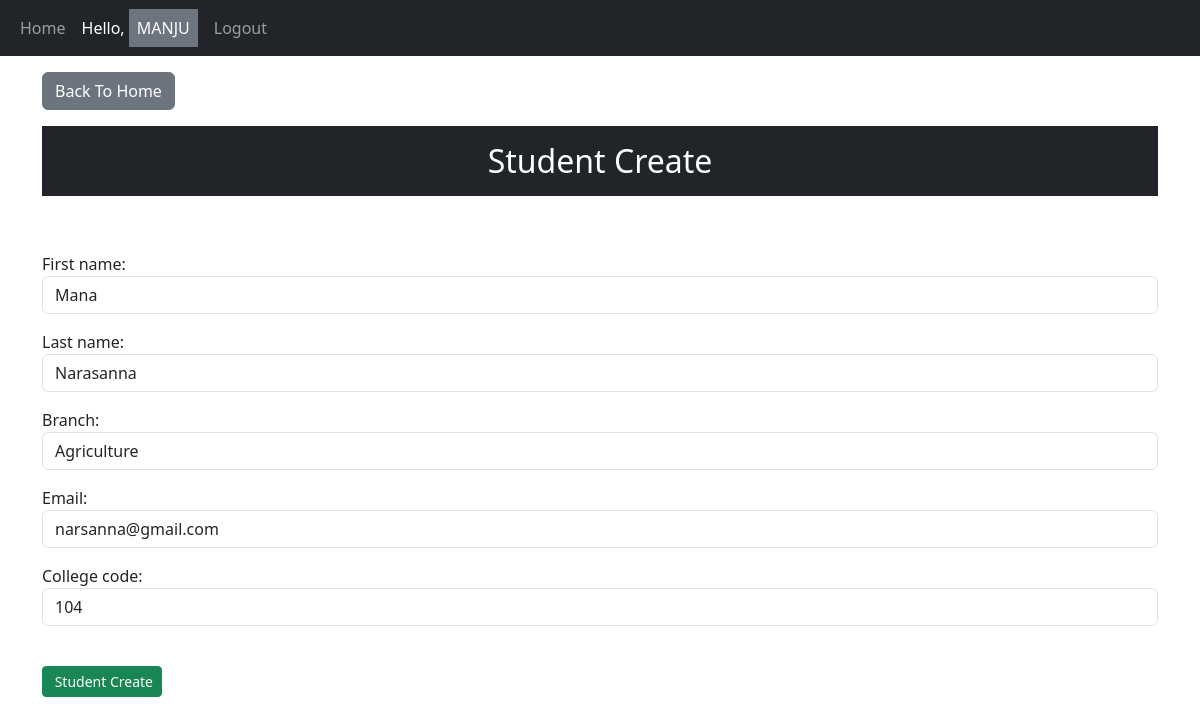
Page /update/4/ (signed in) on the committed database.
### app/models.py (models this page shows, shortened)
class Student(models.Model):
    first_name = models.CharField(max_length=100)
    last_name = models.CharField(max_length=100)
    branch = models.CharField(max_length=50)
    email = models.EmailField()
    college_code = models.IntegerField()

### app/views.py (the view)
# urls.py: path('update/<int:id>/',views.student_update,name='update'),
def student_update(request,id):
    get_student = Student.objects.get(id=id)
    form = StudentForm(instance=get_student)
    if request.method=='POST':
        form = StudentForm(request.POST,instance=get_student)
        form.save()
        return redirect('home')
    context = {
        'form':form
    }
    return render(request,'student_create.html',context)

### app/forms.py
class StudentForm(forms.ModelForm):
    class Meta:
        model = Student
        fields = "__all__"
        widgets = {
            "first_name":forms.TextInput(attrs={'class':'form-control'}),
            "last_name":forms.TextInput(attrs={'class':'form-control'}),
            "branch":forms.TextInput(attrs={'class':'form-control'}),
            "email":forms.EmailInput(attrs={'class':'form-control'}),
            "college_code":forms.NumberInput(attrs={'class':'form-control'}),
        }

### app/templates/student_create.html (shortened to what this page needs)
{% extends 'base.html' %}
{% block content %}
                    <div class="container">
                        <a href="{% url 'home' %}" class="mt-3 btn btn-secondary">Back To Home</a>
                        <h2 class="text-center bg-dark p-3 mt-3 text-white">Student Create</h2>
                    </div>
                    <br><br>
                    <div class="container">
                        <form action="" method="post">
                            {{ form.as_p }} <br>
                            <input type="submit" value=" Student Create" class="btn btn-success btn-sm">
                        </form>
                    </div>
{% endblock %}

### app/templates/base.html (shortened to what this page needs)
<!DOCTYPE html>
{% load static %}
<html lang="en">
<head>
    <link href="https://cdn.jsdelivr.net/npm/bootstrap@5.3.3/dist/css/bootstrap.min.css" rel="stylesheet">
</head>
<body>
            <nav class="navbar navbar-expand-sm bg-dark navbar-dark">
                <div class="container-fluid">
                  <div class="collapse navbar-collapse" id="collapsibleNavbar">
                    <ul class="navbar-nav">
                      {% if request.user.is_authenticated %}
                      <li class="nav-item">
                        <a class="nav-link" href="{% url 'home' %}">Home</a>
                      </li>
                      <li class="nav-item">
                        <a href="" class="nav-link active">Hello,
                          <span class="text-uppercase text-white p-2 bg-secondary">{{ request.user.username }}</span>
                        </a>
                      </li>
                      <li class="nav-item">
                        <a class="nav-link" href="{% url 'logout' %}">Logout</a>
                      </li>
                      {% endif %}
                    </ul>
                  </div>
                </div>
              </nav>
               {% block content %}
               {% endblock %}
</body>
</html>

### rows in the picture
Student: first_name "Mana", last_name "Narasanna", branch "Agriculture", email "narsanna@gmail.com", college_code "104"

### other values in the picture
{{ request.user.username }} "MANJU"
